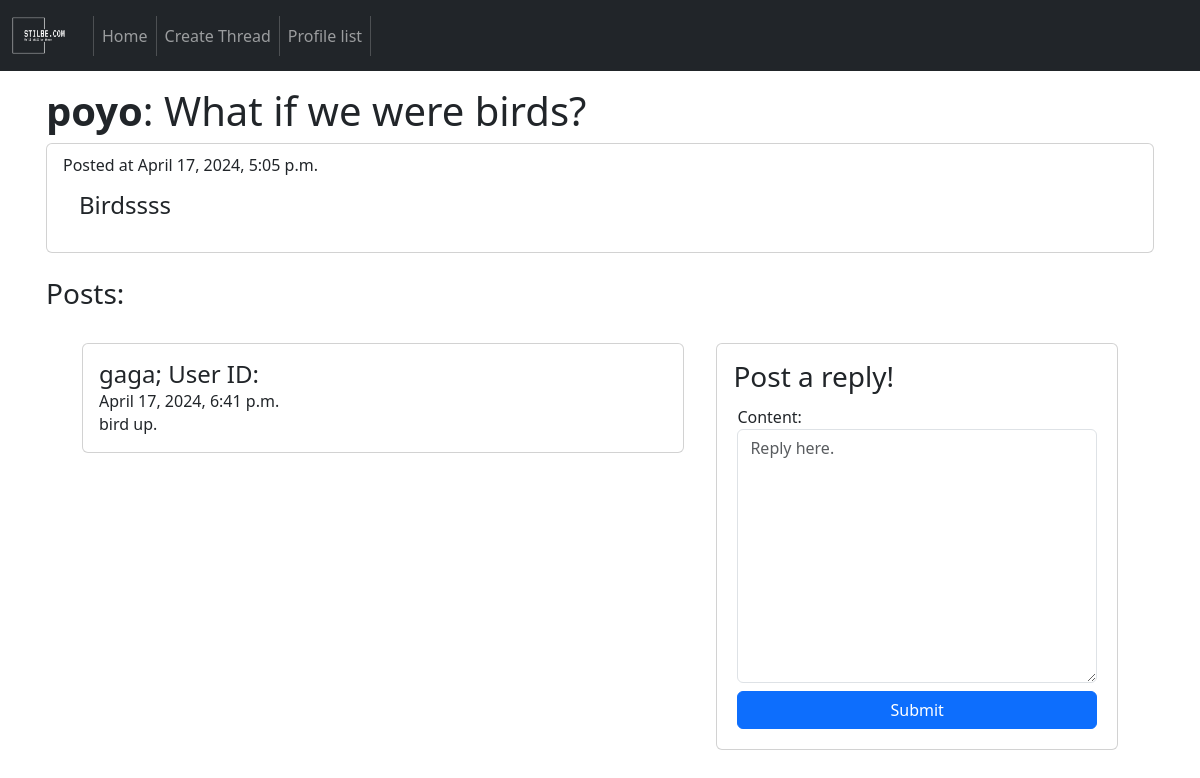
The app's page /thread/3 (signed in), older data.
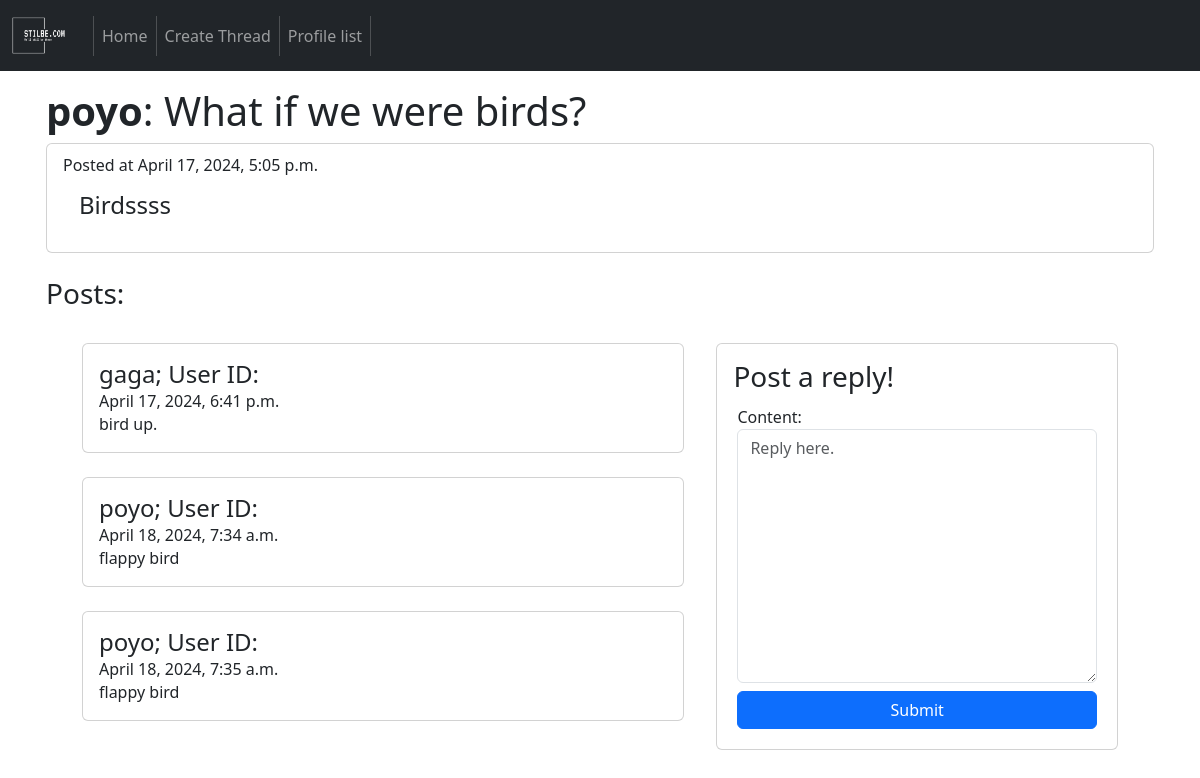
The same page, newer data.
### forum/models.py (models this page shows, shortened)
class Thread(models.Model):
    user = models.ForeignKey(User, on_delete=models.CASCADE, default="")
    title = models.CharField(max_length=100,)
    content = models.TextField(max_length=1000)
    created_at = models.DateTimeField(auto_now_add=True)
    updated_at = models.DateTimeField(auto_now=True)

class Post(models.Model):
    user = models.ForeignKey(User, on_delete=models.CASCADE, default="")
    thread = models.ForeignKey(Thread, on_delete=models.CASCADE)
    content = models.TextField(max_length=1000)
    created_at = models.DateTimeField(auto_now_add=True)
    updated_at = models.DateTimeField(auto_now=True)

### forum/views.py (the view, shortened to what this page needs)
# urls.py: path('thread/<int:pk>', views.threadView, name='thread'),
@login_required
def threadView(request, pk):
    user = request.user
    thread = Thread.objects.get(id=pk)
    poster = thread.user
    title = thread.title
    content = thread.content
    created_at = thread.created_at
    posts = thread.post_set.all()
    form = PostCreationForm()
    context = {
        "title": title,
        "content": content,
        "user": user,
        "posts": posts,
        "form": form,
        "created_at": created_at,
        "poster": poster
    }
    return render(request, "forum/thread.html", context)

### forum/forms.py
class PostCreationForm(forms.ModelForm):
    content = forms.CharField(required=True, widget=forms.Textarea(attrs={'placeholder': 'Reply here.', 'class': 'form-control'}))
    class Meta:
        model = Post
        fields = ['content']

### templates/forum/thread.html (shortened to what this page needs)
{% extends 'base.html' %}
{% load static %}
{% load crispy_forms_tags %}
{% block content %}
<div class="container-xl d-flex align-items-left p-3 flex-column">
    <h1><strong class="strong">{{ poster }}</strong>: {{ title }}</h1>
    <div id="thread-content">
        <div class="card w-auto h-auto">
            <div class="card-body">
              <h6 class="card-subtitle">Posted at {{ created_at }}</h6>
              <h4 class="card-title m-3"> {{ content }} </h4>
            </div>
          </div>
    </div></br>
    <h3>Posts:</h3>
    <div class="container-xl d-flex align-items-left flex-row">
        <div class="w-75" id="post-list">
            {% for post in posts %}
            <div class="card w-100 h-auto m-4">
                <div class="card-body">
                  <h4 class="card-title"> {{ post.user }}; User ID:{% if user.is_staff %}{{ post.user.id }}{% endif %}</h4>
                  <h6 class="card-subtitle"> {{ post.created_at }}</h6>
                  <p class="card-text"> {{ post.content }}</p>
                </div>
              </div>
            {% endfor %}
        </div>
        <div class="h-25 p-3"></div>
        <div class="w-50 h-50 m-4">
            <form id="post-form" class="card w-100 h-100 p-3" method="POST">
                <h3>Post a reply!</h3>
                <div class="m-1">{{ form }}</div>
                <button type="submit" class="btn btn-primary m-1 ">Submit</button>
            </form>
    </div>
</div>
{% endblock %}

### templates/base.html (shortened to what this page needs)
{% load static %}
<!doctype html>
<html lang="en">
<head>
  <link href="https://cdn.jsdelivr.net/npm/bootstrap@5.3.3/dist/css/bootstrap.min.css" rel="stylesheet">
</head>
<body>
  {% if user.is_authenticated %}
  <nav class="navbar navbar-expand-lg navbar-dark bg-dark">
    <div class="container-fluid">
      <a class="navbar-brand" href="{% url 'home' %}">
        <img src="/static/images/stilbe-logo-white.png" alt="Logo" width="65" height="45">
      </a>
      <div class="collapse navbar-collapse" id="navbarSupportedContent">
        <ul class="navbar-nav me-auto mb-2 mb-lg-0">
          <a class="nav-link" href="{% url 'home' %}">Home</a>
          <a class="nav-link" href="{% url 'create-thread' %}">Create Thread</a>
          <a class="nav-link" href="{% url 'profile-list' %}">Profile list</a>
        </ul>
      </div>
    </div>
  </nav>
  {% endif %}
  {% block content %}
  {% endblock %}
</body>
</html>

Row changes from the older to the newer data that the page shows:
added Post: user "poyo", created_at "April 18, 2024, 7:34 a.m.", content "flappy bird"
added Post: user "poyo", created_at "April 18, 2024, 7:35 a.m.", content "flappy bird"
